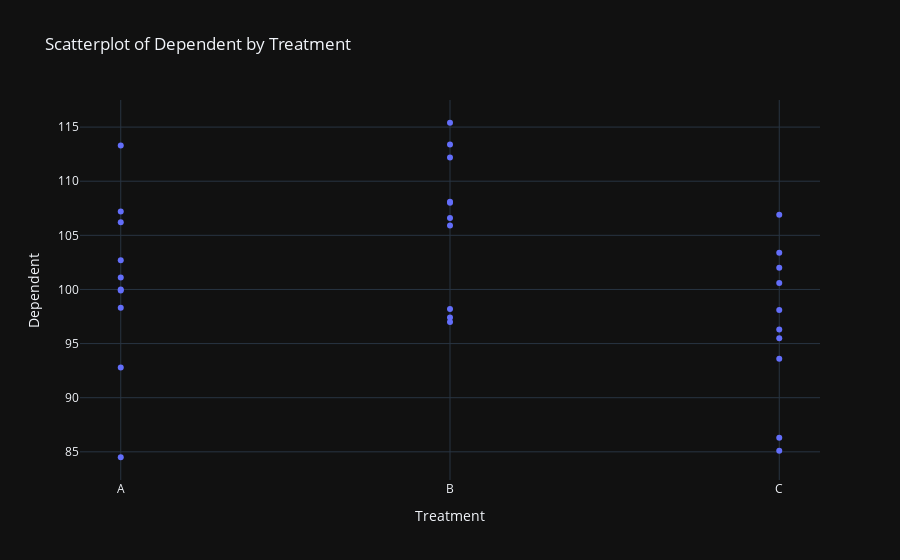

Here is the notebook cell this chart was saved with:
### Code cell
express.scatter(df, x='Treatment', y='Dependent', title='Scatterplot of Dependent by Treatment')

### Figure 1 — Plotly figure (JSON) as saved in the notebook; plotly's stock layout.template omitted (floating-point values rounded to 4 significant figures)
{"data": [{"hovertemplate": "Treatment=%{x}<br>Dependent=%{y}<extra></extra>", "legendgroup": "", "marker": {"color": "#636efa", "symbol": "circle"}, "mode": "markers", "name": "", "orientation": "v", "showlegend": false, "type": "scatter", "x": ["A", "A", "A", "A", "A", "A", "A", "A", "A", "A", "B", "B", "B", "B", "B", "B", "B", "B", "B", "B", "C", "C", "C", "C", "C", "C", "C", "C", "C", "C"], "xaxis": "x", "y": [113.3, 107.2, 84.5, 99.9, 106.2, 92.8, 102.7, 101.1, 100, 98.3, 108, 113.4, 98.2, 112.2, 106.6, 108.1, 97, 105.9, 115.4, 97.4, 85.1, 86.3, 96.3, 106.9, 100.6, 103.4, 95.5, 102, 93.6, 98.1], "yaxis": "y"}], "layout": {"legend": {"tracegroupgap": 0}, "title": {"text": "Scatterplot of Dependent by Treatment"}, "xaxis": {"anchor": "y", "domain": [0, 1], "title": {"text": "Treatment"}}, "yaxis": {"anchor": "x", "domain": [0, 1], "title": {"text": "Dependent"}}}}
